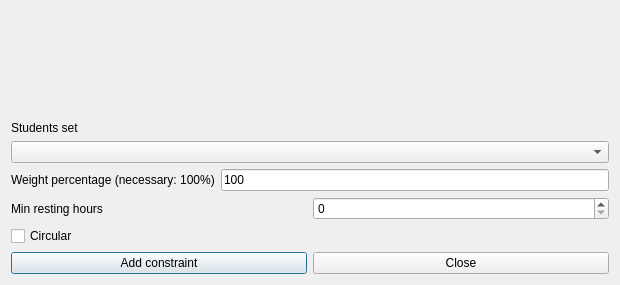
<?xml version="1.0" encoding="UTF-8"?>
<ui version="4.0">
 <class>AddConstraintStudentsSetMinRestingHoursForm_template</class>
 <widget class="QDialog" name="AddConstraintStudentsSetMinRestingHoursForm_template">
  <property name="geometry">
   <rect>
    <x>0</x>
    <y>0</y>
    <width>620</width>
    <height>285</height>
   </rect>
  </property>
  <property name="windowTitle">
   <string extracomment="This is the title of the dialog to add a new constraint of this type">Add students set min resting hours</string>
  </property>
  <layout class="QGridLayout" name="gridLayout">
   <item row="0" column="0">
    <spacer name="spacer1">
     <property name="orientation">
      <enum>Qt::Vertical</enum>
     </property>
     <property name="sizeType">
      <enum>QSizePolicy::Expanding</enum>
     </property>
     <property name="sizeHint" stdset="0">
      <size>
       <width>20</width>
       <height>40</height>
      </size>
     </property>
    </spacer>
   </item>
   <item row="1" column="0">
    <layout class="QVBoxLayout" name="verticalLayout">
     <item>
      <widget class="QLabel" name="studentsTextLabel">
       <property name="frameShape">
        <enum>QFrame::NoFrame</enum>
       </property>
       <property name="frameShadow">
        <enum>QFrame::Plain</enum>
       </property>
       <property name="text">
        <string>Students set</string>
       </property>
       <property name="wordWrap">
        <bool>false</bool>
       </property>
      </widget>
     </item>
     <item>
      <widget class="QComboBox" name="studentsComboBox">
       <property name="editable">
        <bool>false</bool>
       </property>
       <property name="insertPolicy">
        <enum>QComboBox::NoInsert</enum>
       </property>
       <property name="duplicatesEnabled">
        <bool>false</bool>
       </property>
      </widget>
     </item>
    </layout>
   </item>
   <item row="2" column="0">
    <layout class="QHBoxLayout" name="horizontalLayout">
     <item>
      <widget class="QLabel" name="weightTextLabel">
       <property name="frameShape">
        <enum>QFrame::NoFrame</enum>
       </property>
       <property name="frameShadow">
        <enum>QFrame::Plain</enum>
       </property>
       <property name="text">
        <string>Weight percentage (necessary: 100%)</string>
       </property>
       <property name="wordWrap">
        <bool>false</bool>
       </property>
      </widget>
     </item>
     <item>
      <widget class="QLineEdit" name="weightLineEdit">
       <property name="text">
        <string notr="true">100</string>
       </property>
      </widget>
     </item>
    </layout>
   </item>
   <item row="3" column="0">
    <layout class="QHBoxLayout" name="horizontalLayout_2">
     <item>
      <widget class="QLabel" name="textLabel1">
       <property name="text">
        <string>Min resting hours</string>
       </property>
       <property name="wordWrap">
        <bool>false</bool>
       </property>
      </widget>
     </item>
     <item>
      <widget class="QSpinBox" name="minRestingHoursSpinBox"/>
     </item>
    </layout>
   </item>
   <item row="4" column="0">
    <widget class="QCheckBox" name="circularCheckBox">
     <property name="text">
      <string>Circular</string>
     </property>
    </widget>
   </item>
   <item row="5" column="0">
    <layout class="QHBoxLayout">
     <item>
      <widget class="QPushButton" name="addConstraintPushButton">
       <property name="text">
        <string>Add constraint</string>
       </property>
      </widget>
     </item>
     <item>
      <widget class="QPushButton" name="closePushButton">
       <property name="text">
        <string>Close</string>
       </property>
      </widget>
     </item>
    </layout>
   </item>
  </layout>
 </widget>
 <layoutdefault spacing="6" margin="11"/>
 <resources/>
 <connections/>
</ui>
